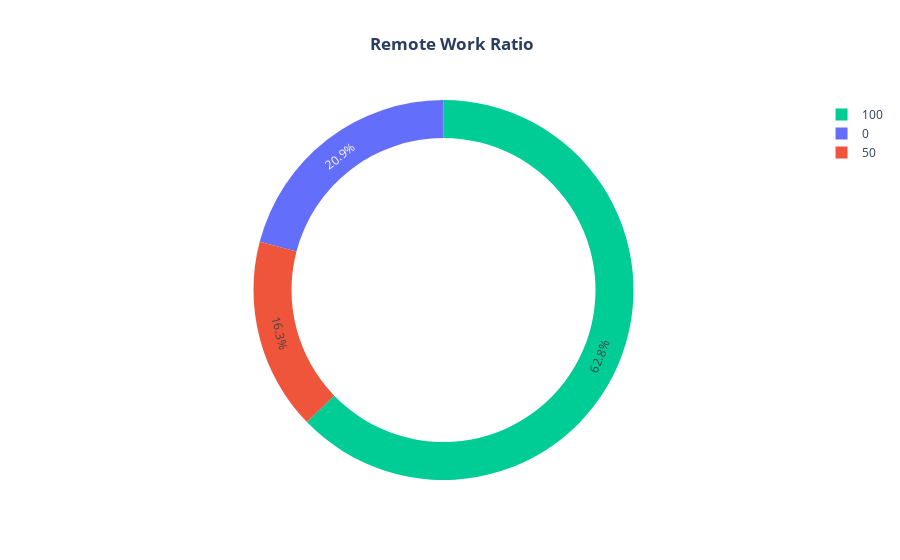

The notebook cell saved with this chart:
### Code cell
fig = px.pie(Rem_Wrk, names='remote_ratio', values='salary_in_usd', color='remote_ratio', hole=0.8,
            labels ={'remote_ratio':'Remote Ratio', 'salary_in_usd':'Salary'}, template='plotly',
            title='<b> Remote Work Ratio')
fig.update_layout(title_x=0.5)
fig.show()

### Figure 1 — Plotly figure (JSON) as saved in the notebook; plotly's stock layout.template omitted (floating-point values rounded to 4 significant figures)
{"data": [{"customdata": [[0], [50], [100]], "domain": {"x": [0, 1], "y": [0, 1]}, "hole": 0.8, "hovertemplate": "Remote Ratio=%{customdata[0]}<br>Salary=%{value}<extra></extra>", "labels": [0, 50, 100], "legendgroup": "", "marker": {"colors": ["#636efa", "#EF553B", "#00cc96"]}, "name": "", "showlegend": true, "type": "pie", "values": [127, 99, 381]}], "layout": {"legend": {"tracegroupgap": 0}, "title": {"text": "<b> Remote Work Ratio", "x": 0.5}}}
